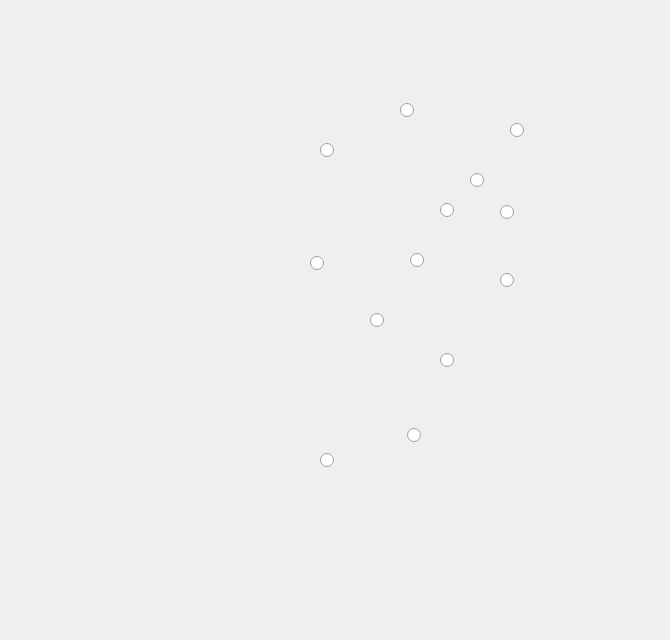
    <widget class="QWidget" name="DBSCL">
     <widget class="QLabel" name="DBSCL_anh">
      <property name="geometry">
       <rect>
        <x>0</x>
        <y>20</y>
        <width>661</width>
        <height>611</height>
       </rect>
      </property>
      <property name="text">
       <string/>
      </property>
      <property name="pixmap">
       <pixmap>C:/Users/ACER/Downloads/DBSCL.jpg</pixmap>
      </property>
      <property name="scaledContents">
       <bool>true</bool>
      </property>
     </widget>
     <widget class="QRadioButton" name="nut_ca_mau">
      <property name="geometry">
       <rect>
        <x>320</x>
        <y>450</y>
        <width>16</width>
        <height>20</height>
       </rect>
      </property>
      <property name="text">
       <string/>
      </property>
     </widget>
     <widget class="QRadioButton" name="nut_bac_lieu">
      <property name="geometry">
       <rect>
        <x>407</x>
        <y>425</y>
        <width>16</width>
        <height>20</height>
       </rect>
      </property>
      <property name="text">
       <string/>
      </property>
     </widget>
     <widget class="QRadioButton" name="nut_soc_trang">
      <property name="geometry">
       <rect>
        <x>440</x>
        <y>350</y>
        <width>16</width>
        <height>20</height>
       </rect>
      </property>
      <property name="text">
       <string/>
      </property>
     </widget>
     <widget class="QRadioButton" name="nut_hau_giang">
      <property name="geometry">
       <rect>
        <x>370</x>
        <y>310</y>
        <width>16</width>
        <height>20</height>
       </rect>
      </property>
      <property name="text">
       <string/>
      </property>
     </widget>
     <widget class="QRadioButton" name="nut_kien_giang">
      <property name="geometry">
       <rect>
        <x>310</x>
        <y>252</y>
        <width>16</width>
        <height>23</height>
       </rect>
      </property>
      <property name="text">
       <string/>
      </property>
     </widget>
     <widget class="QRadioButton" name="nut_tra_vinh">
      <property name="geometry">
       <rect>
        <x>500</x>
        <y>270</y>
        <width>16</width>
        <height>20</height>
       </rect>
      </property>
      <property name="text">
       <string/>
      </property>
     </widget>
     <widget class="QRadioButton" name="nut_can_tho">
      <property name="geometry">
       <rect>
        <x>410</x>
        <y>250</y>
        <width>16</width>
        <height>20</height>
       </rect>
      </property>
      <property name="text">
       <string/>
      </property>
     </widget>
     <widget class="QRadioButton" name="nut_an_giang">
      <property name="geometry">
       <rect>
        <x>320</x>
        <y>140</y>
        <width>16</width>
        <height>20</height>
       </rect>
      </property>
      <property name="text">
       <string/>
      </property>
     </widget>
     <widget class="QRadioButton" name="nut_vinh_long">
      <property name="geometry">
       <rect>
        <x>440</x>
        <y>200</y>
        <width>16</width>
        <height>20</height>
       </rect>
      </property>
      <property name="text">
       <string/>
      </property>
     </widget>
     <widget class="QRadioButton" name="nut_ben_tre">
      <property name="geometry">
       <rect>
        <x>500</x>
        <y>202</y>
        <width>16</width>
        <height>20</height>
       </rect>
      </property>
      <property name="text">
       <string/>
      </property>
     </widget>
     <widget class="QRadioButton" name="nut_tien_giang">
      <property name="geometry">
       <rect>
        <x>470</x>
        <y>170</y>
        <width>16</width>
        <height>20</height>
       </rect>
      </property>
      <property name="text">
       <string/>
      </property>
     </widget>
     <widget class="QRadioButton" name="nut_long_an">
      <property name="geometry">
       <rect>
        <x>510</x>
        <y>120</y>
        <width>16</width>
        <height>20</height>
       </rect>
      </property>
      <property name="text">
       <string/>
      </property>
     </widget>
     <widget class="QRadioButton" name="nut_dong_thap">
      <property name="geometry">
       <rect>
        <x>400</x>
        <y>100</y>
        <width>16</width>
        <height>20</height>
       </rect>
      </property>
      <property name="text">
       <string/>
      </property>
     </widget>
    </widget>
